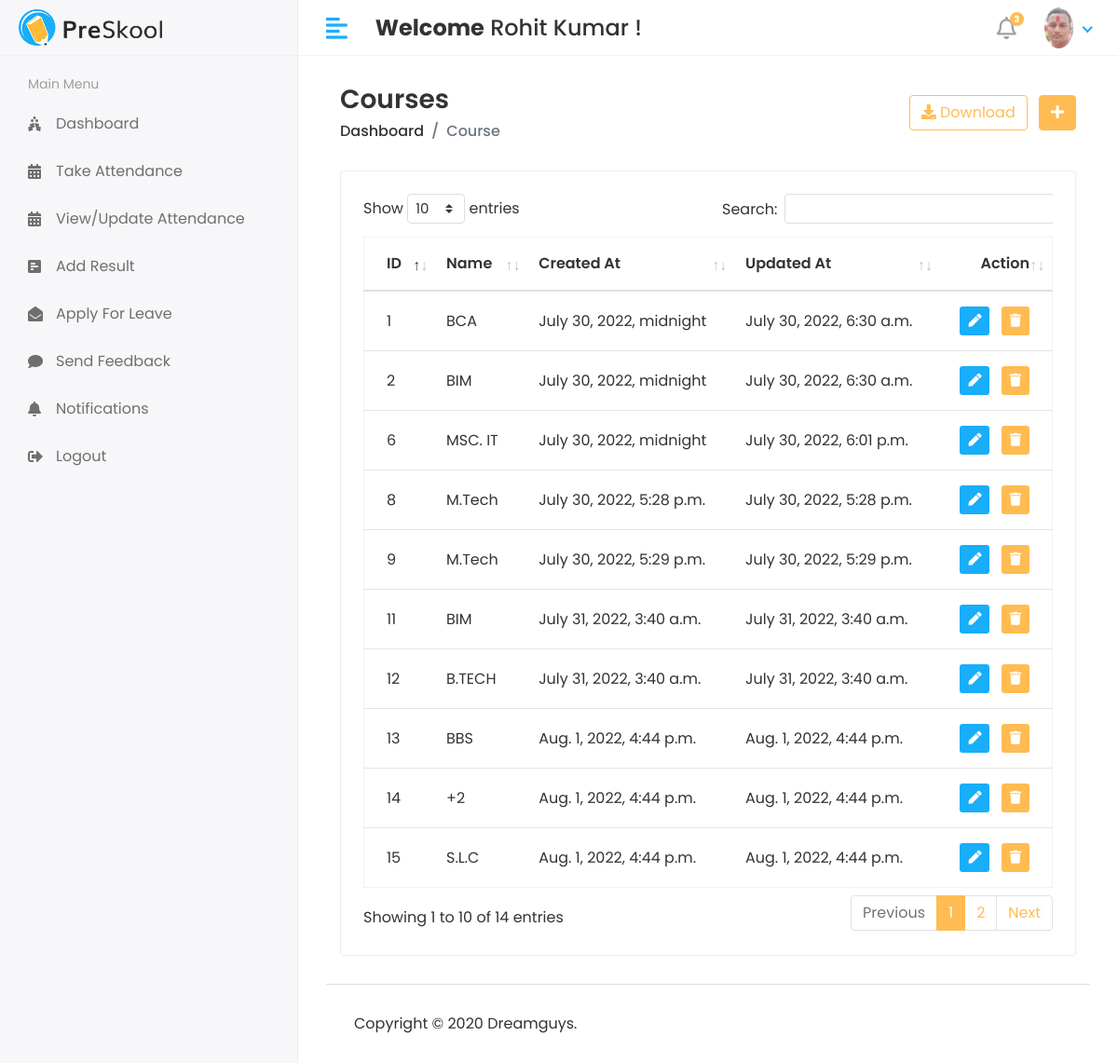
Page /Hod/Course/View (signed in) on the committed database.
### app/models.py (models this page shows, shortened)
class CustomUser(AbstractUser):
    USER = (
        (1,'HOD'),
        (2, 'STAFF'),
        (3, 'STUDENT'),
    )
    user_type = models.CharField(choices=USER,max_length=50,default=1)
    profile_pic = models.ImageField(upload_to='media/profile_pic')

class Course(models.Model):
    name = models.CharField(max_length=100)
    created_at = models.DateTimeField(auto_now_add=True)
    updated_at = models.DateTimeField(auto_now=True)

### studentmanagementsystem/Hod_View.py (the view)
# urls.py: path('Hod/Course/View',Hod_View.ViewCourse,name='view_course'),
@login_required(login_url='/')
def ViewCourse(request):
    course = Course.objects.all()
    context = {
        'course' : course,
    }
    return render(request,'Hod/view_course.html',context)

### templates/Hod/view_course.html (shortened to what this page needs)
{% extends 'base.html' %}
{% block content %}
{% load static %}
<div class="content container-fluid">
               <div class="page-header">
                  <div class="row align-items-center">
                     <div class="col">
                        <h3 class="page-title">Courses</h3>
                        <ul class="breadcrumb">
                           <li class="breadcrumb-item"><a href="index.html">Dashboard</a></li>
                           <li class="breadcrumb-item active">Course</li>
                        </ul>
                     </div>
                     <div class="col-auto text-right float-right ml-auto">
                        <a href="#" class="btn btn-outline-primary mr-2"><i class="fas fa-download"></i> Download</a>
                        <a href="add-student.html" class="btn btn-primary"><i class="fas fa-plus"></i></a>
                     </div>
                  </div>
               </div>
               <div class="row">
                  <div class="col-sm-12">
                     <div class="card card-table">
                        <div class="card-body">
                           <div class="table-responsive">
                              <table id="table_id" class="table table-hover table-center mb-0">
                                 <thead>
                                    <tr>
                                       <th>ID</th>
                                       <th>Name</th>
                                        <th>Created At</th>
                                       <th>Updated At</th>
                                       <th class="text-right">Action</th>
                                    </tr>
                                 </thead>
                                 <tbody>
                                 {% for i in course %}
                                    <tr>
                                       <td>{{i.id}}</td>
                                       <td>{{i.name}}</td>
                                       <td>{{i.created_at}}</td>
                                       <td>{{i.updated_at}}</td>
                                       <td class="text-right">
                                          <div class="actions">
                                             <a href="{% url 'edit_course' i.id %}" class="btn btn-sm bg-success-light mr-2">
                                             <i class="fas fa-pen"></i>
                                             </a>
                                             <a href="{% url 'delete_course' i.id %}" class="btn btn-sm bg-danger-light">
                                             <i class="fas fa-trash"></i>
                                             </a>
                                          </div>
                                       </td>
                                    </tr>
                                 {% endfor %}
                                 </tbody>
                              </table>
                           </div>
                        </div>
                     </div>
                  </div>
               </div>
            </div>
{% endblock %}

### templates/includes/header.html (shortened to what this page needs)
    {% load static %}
         <div class="header">
            <div class="header-left">
               <a href="index.html" class="logo">
               <img src="/static/assets/img/logo.png" alt="Logo">
               </a>
            </div>
            <a href="javascript:void(0);" id="toggle_btn">
            <i class="fas fa-align-left"></i>
            </a>
            <div class="top-nav-search mt-3">
              <h4><strong>Welcome</strong>&nbsp;<span>{{ user.first_name }}&nbsp;{{ user.last_name }}</span>&nbsp;!</h4>
            </div>
            <ul class="nav user-menu">
               <li class="nav-item dropdown noti-dropdown">
                  <a href="#" class="dropdown-toggle nav-link" data-toggle="dropdown">
                  <i class="far fa-bell"></i> <span class="badge badge-pill">3</span>
                  </a>
               </li>
               <li class="nav-item dropdown has-arrow">
                  <a href="#" class="dropdown-toggle nav-link" data-toggle="dropdown">
                     {% if user.profile_pic == "" %}
                      <span class="user-img"><img class="rounded-circle" src="/static/assets/img/NoImage.jpg" width="31" alt="Ryan Taylor"></span>
                     {% else %}
                  <span class="user-img"><img class="rounded-circle" src="/{{user.profile_pic}}" width="31" alt="Ryan Taylor"></span>
                     {% endif %}
                  </a>
               </li>
            </ul>
         </div>

### static/assets/css/style.css (style rules this page uses)
html { height: 100%; }
body { background-color: #fff; color: #333; font-family: 'Poppins', sans-serif; font-size: 1rem; height: 100%; line-height: 1.5; overflow-x: hidden; }
h1, h2, h3, h4, h5, h6 { font-family: 'Poppins', sans-serif; margin-top: 0; }
a { color: #009ce7; }
input, button, a { transition: all 0.4s ease; -moz-transition: all 0.4s ease; -o-transition: all 0.4s ease; -ms-transition: all 0.4s ease; -webkit-transition: all 0.4s ease; }
ul, ol { padding: 0px; list-style: none; }
.table { color: #333; max-width: 100%; margin-bottom: 0; width: 100%; }
.table.dataTable { border-collapse: collapse !important; border: 1px solid rgba(0, 0, 0, 0.05); }
.table thead tr th { font-weight: 600; }
.table tbody tr { border-bottom: 1px solid rgba(0, 0, 0, 0.05); }
.table.table-center td, .table.table-center th { vertical-align: middle; }
.card-table .card-body .table > thead > tr > th { border-top: 0; }
.card-table .card-body .table tr td:first-child, .card-table .card-body .table tr th:first-child { padding-left: 1.5rem; }
.card-table .card-body .table tr td:last-child, .card-table .card-body .table tr th:last-child { padding-right: 1.5rem; }
.card-table .table td, .card-table .table th { border-top: 1px solid #e2e5e8; padding: 1rem 0.75rem; white-space: nowrap; }
.btn-primary { background-color: #FFBC53; border: 1px solid #FFBC53; }
.btn-outline-primary { color: #FFBC53; border-color: #FFBC53; }
.card { border: 1px solid #ececf5; box-shadow: 0 1px 3px 0 rgba(0, 0, 0, 0.03); margin-bottom: 1.875rem; }
.card-body { padding: 1.5rem; }
.bg-danger-light { background-color:#FFBC53 !important; color:#fff !important; }
.bg-success-light { background-color: #18aefa; color: #fff; }
.header { background-color: #fff; border-bottom: 1px solid #f3f3f4; left: 0; position: fixed; right: 0; top: 0; z-index: 1001; height: 60px; }
.header .header-left { float: left; height: 60px; padding: 0 20px; position: relative; width: 320px; z-index: 1; transition: all 0.2s ease-in-out; background-color: #f7f7fa; border-bottom: 1px solid #efefef; border-right: 1px solid #ececf5; display: flex; align-items: center; }
.header .header-left .logo { display: inline-block; line-height: 60px; }
.header .header-left .logo img { max-height: 40px; width: auto; }
.header .dropdown-toggle:after { display: none; }
.header .has-arrow .dropdown-toggle:after { border-top: 0; border-left: 0; border-bottom: 2px solid #18aefa; border-right: 2px solid #18aefa; content: ''; height: 8px; display: inline-block; pointer-events: none; -webkit-transform-origin: 66% 66%; -ms-transform-origin: 66% 66%; transform-origin: 66% 66%; -webkit-transform: rotate(45deg); -ms-transform: rotate(45deg); transform: rotate(45deg); -webkit-transition: all 0.15s ease-in-out; transition: all 0.15s ease-in-out; width: 8px; vertical-align: 0px; }
.user-menu { float: right; margin: 0; position: relative; z-index: 99; padding-right: 15px; }
.user-menu.nav > li > a { color: #a0a0a0; font-size: 14px; line-height: 58px; padding: 0 15px; height: 60px; }
.user-img { margin-right: 3px; position: relative; }
.top-nav-search { float: left; margin-left: 15px; }
.page-header { margin-bottom: 1.875rem; }
.page-header .breadcrumb { background-color: transparent; color: #6c757d; font-size: 1rem; font-weight: 500; margin-bottom: 0; padding: 0; }
.page-header .breadcrumb a { color: #333; }
.page-title { font-size: 28px; font-weight: 600; color: #333; margin-bottom: 5px; }
.user-menu.nav > li > a .badge { background-color: #FFBC53; display: block; font-size: 10px; font-weight: bold; height: 15px; width: 15px; position: absolute; right: 7px; top: 13px; color: #fff; padding: 3px; }
.user-menu.nav > li > a > i { font-size: 1.5rem; line-height: 60px; }
@media (min-width: 992px) { #toggle_btn { align-items: center; color: #18aefa; display: inline-flex; float: left; font-size: 26px; height: 60px; justify-content: center; margin-left: 15px; padding: 0 15px; } }

### rows in the picture
CustomUser: first_name "Rohit", last_name "Kumar", profile_pic (picture)
Course: id "1", name "BCA", created_at "July 30, 2022, midnight", updated_at "July 30, 2022, 6:30 a.m."
Course: id "2", name "BIM", created_at "July 30, 2022, midnight", updated_at "July 30, 2022, 6:30 a.m."
Course: id "6", name "MSC. IT", created_at "July 30, 2022, midnight", updated_at "July 30, 2022, 6:01 p.m."
Course: id "8", name "M.Tech", created_at "July 30, 2022, 5:28 p.m.", updated_at "July 30, 2022, 5:28 p.m."
Course: id "9", name "M.Tech", created_at "July 30, 2022, 5:29 p.m.", updated_at "July 30, 2022, 5:29 p.m."
Course: id "11", name "BIM", created_at "July 31, 2022, 3:40 a.m.", updated_at "July 31, 2022, 3:40 a.m."
Course: id "12", name "B.TECH", created_at "July 31, 2022, 3:40 a.m.", updated_at "July 31, 2022, 3:40 a.m."
Course: id "13", name "BBS", created_at "Aug. 1, 2022, 4:44 p.m.", updated_at "Aug. 1, 2022, 4:44 p.m."
Course: id "14", name "+2", created_at "Aug. 1, 2022, 4:44 p.m.", updated_at "Aug. 1, 2022, 4:44 p.m."
Course: id "15", name "S.L.C", created_at "Aug. 1, 2022, 4:44 p.m.", updated_at "Aug. 1, 2022, 4:44 p.m."
